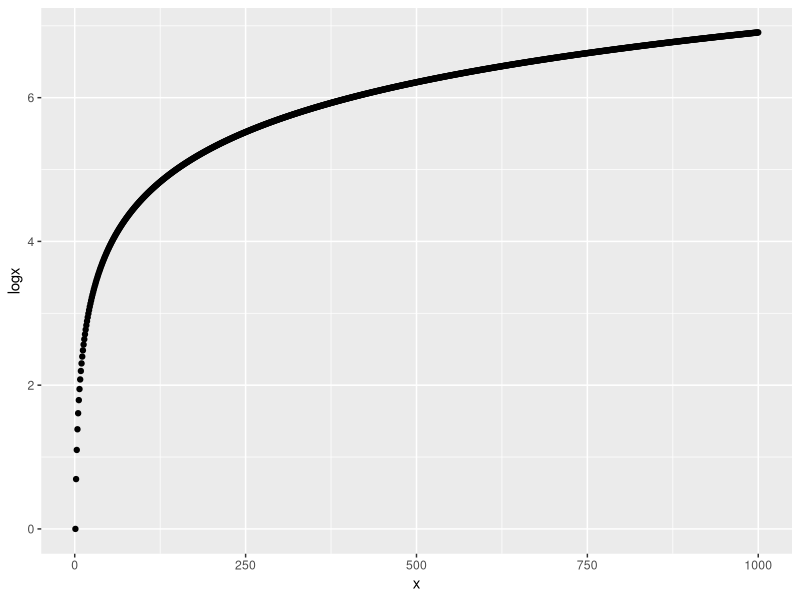
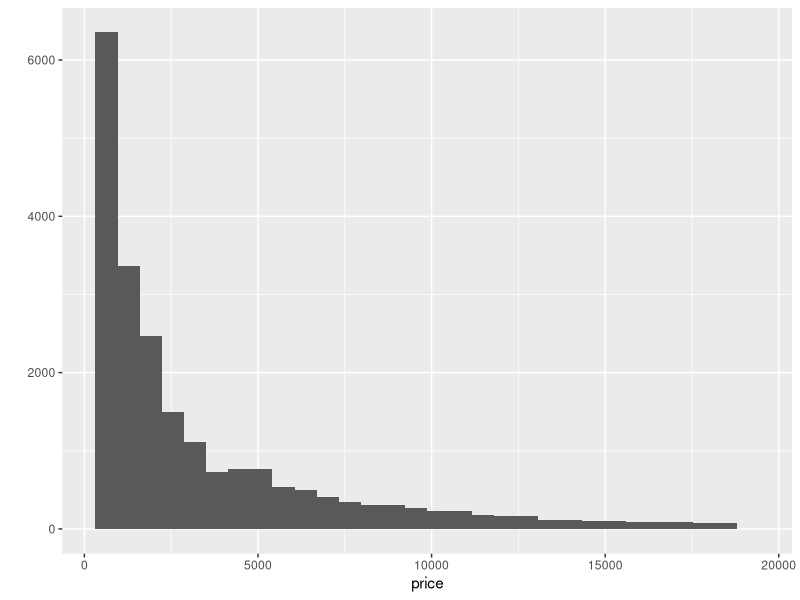
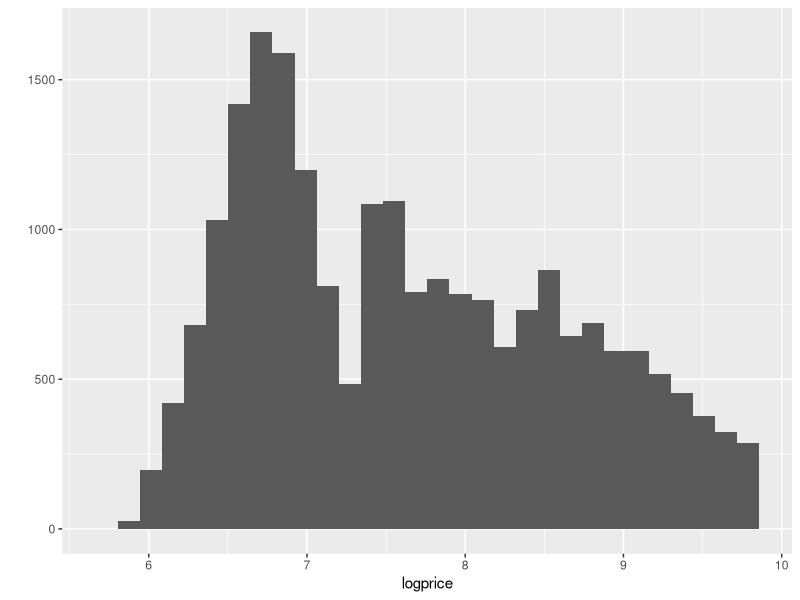
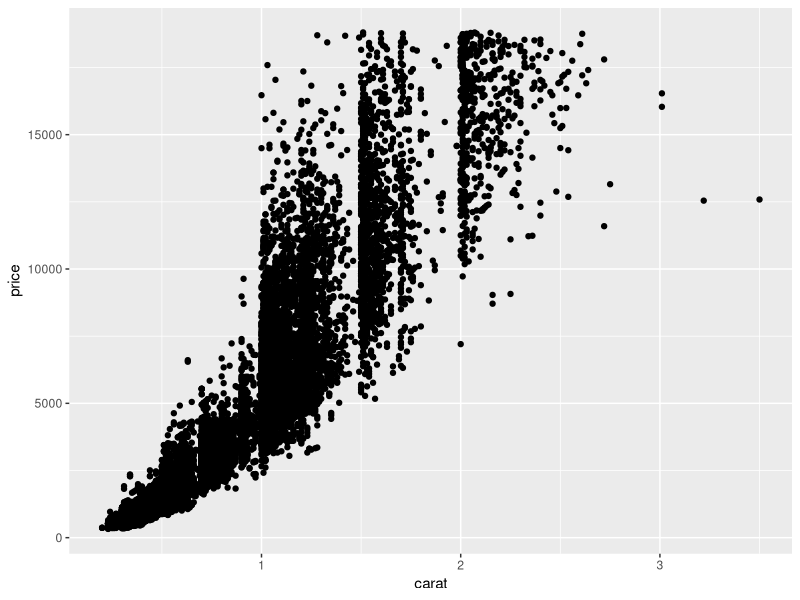
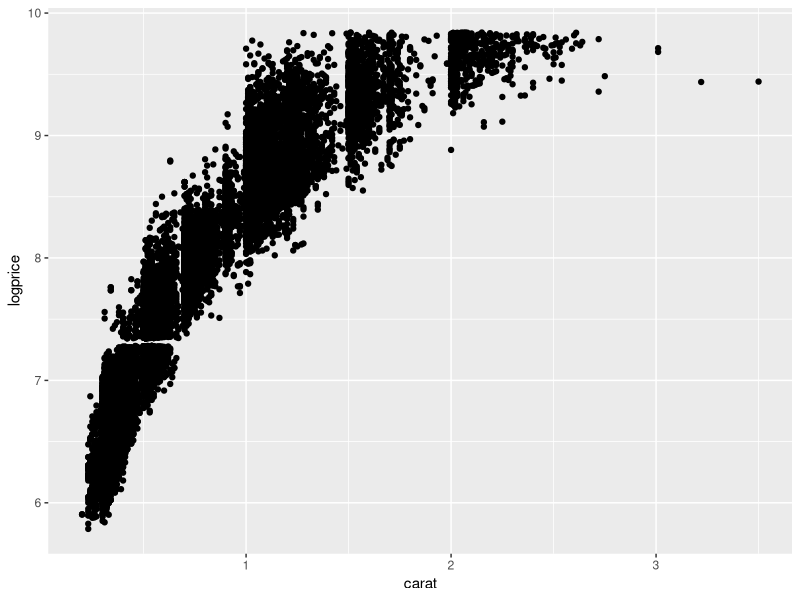
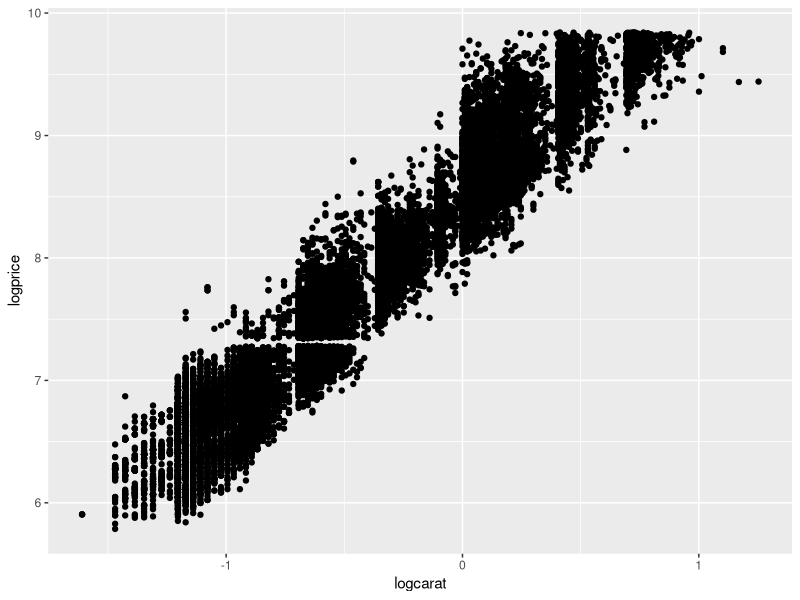
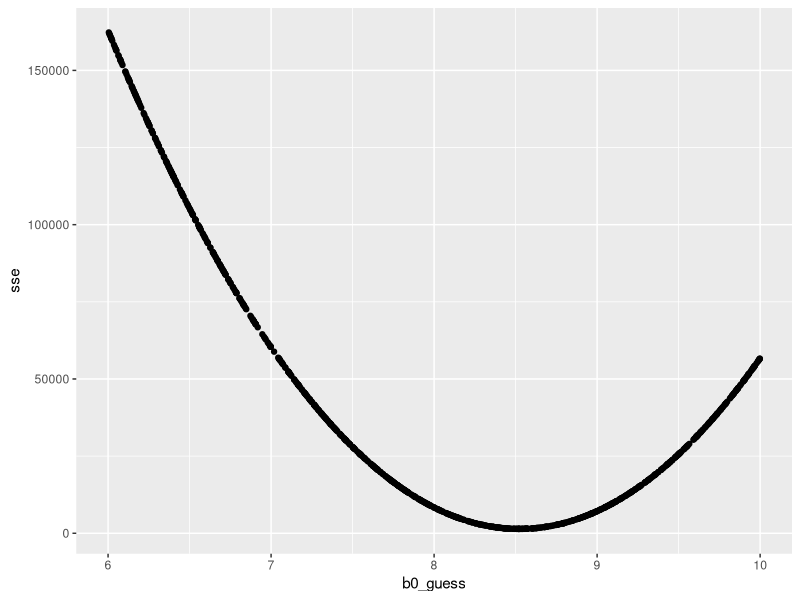
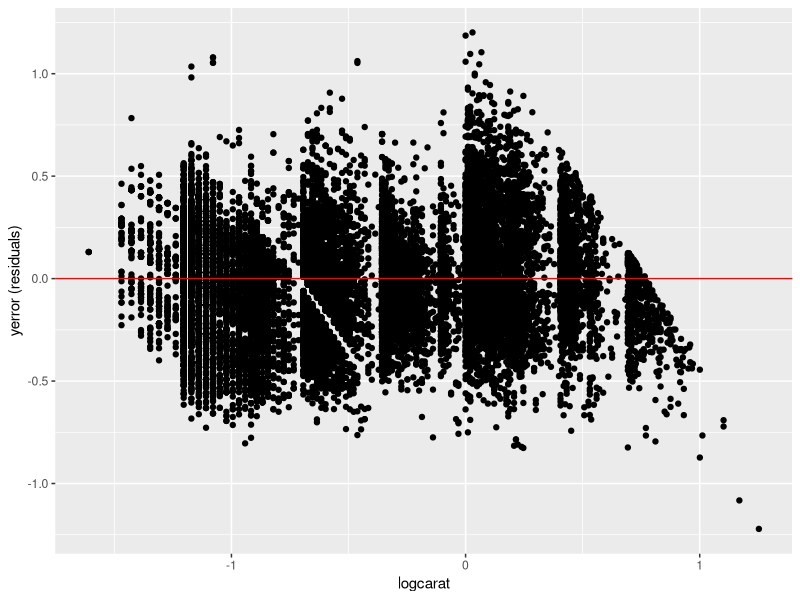

These charts were generated, in order, by the following R code:
## ---- chunk 1
knitr::opts_chunk$set(echo = TRUE)
## ---- chunk 2
## Including Plots

## You can also embed plots, for example:
## plot(pressure)

## Note that the `echo = FALSE` parameter was added to the code chunk to prevent printing of the R code that generated the plot.

## ---- chunk 3
library(tidyverse)
data("diamonds")
view(diamonds)
table(diamonds$cut)
ideal <- filter(diamonds, cut == "Ideal")
view(ideal)
mean(ideal$carat)
## ---- chunk 4
x <- 1:1000
logx <- log(x)
qplot(x, logx)
## ---- chunk 5
log(1) # log(1) == 0

log(2*3)
log(2) + log(3) # log(z*w) == log(z) + log(w)

log(2^3)
3 * log(2) # log(z^w) == w * log(z)

exp(log(5.4)) # exp(log(x)) == x, where exp() takes e (~= 2.72) and raises it to the value of the function's argument
## ---- chunk 6
ideal$logprice<-log(ideal$price)
ideal$logcarat<-log(ideal$carat)
view(ideal)
## ---- chunk 7
qplot(x = price, data = ideal)
qplot(x = logprice, data = ideal)
## ---- chunk 8
qplot(x = carat, y = price, data = ideal,xlab = "carat", ylab = "price")
qplot(x = carat, y = logprice, data = ideal,xlab = "carat", ylab = "logprice")
qplot(x = logcarat, y = logprice, data = ideal,xlab = "logcarat", ylab = "logprice")
## ---- chunk 9
m1 <- lm(formula = logprice ~ logcarat, data = ideal)
#str(m1)
summary(m1)
coef(m1)
model_coefs <- coef(m1)

## ---- chunk 10
model_coefs
## ---- chunk 11
exp(model_coefs[1])
## ---- chunk 12
carat_samples <- data.frame(logcarat=log(c(0.5,1.0,1.5)))
carat_samples
price_samples <- predict(m1,newdata = carat_samples)

print("Prediction of logprice for carat sizes of 0.5, 1 and 1.5 carats")
c(0.5,1.0,1.5)
print(price_samples)
print("Prediction of price for carat sizes of 0.5, 1 and 1.5 carats:")
c(0.5,1.0,1.5)
exp(price_samples)

## ---- chunk 13
model_score_int <- function(b0, x, y){
  b1 <- (mean(y) - b0) / mean(x)
  yhat <- b0 + b1 * x
  e <- y - yhat
  sum(e^2)
}
## ---- chunk 14
sse_sample <- model_score_int(b0 = 8, x = ideal$logcarat, y = ideal$logprice)
sse_sample

## ---- chunk 15
n_guess <- 1000
# 1000 random draws between 0 and 1000.
b0_guess <- runif(n = n_guess, min = 6, max = 10)
head(b0_guess)
## ---- chunk 16
sse <- map_dbl(b0_guess, model_score_int, x = ideal$logcarat, y = ideal$logprice)
length(sse)
head(sse)
# min(sse)
## ---- chunk 17
qplot(b0_guess, sse)
## ---- chunk 18
anova(m1)
## ---- chunk 19
ssr_m1 <- 19809.7/21220.4
ssr_m1
summary(m1)
## ---- chunk 20
ydata <- ideal$logprice

# we are not sending data to predict. So it uses the previous data and y of the original fit to the data.
yfit <- predict(m1)
yerror <- residuals(m1)
# for plotting purposes only
m2 <- lm(residuals(m1) ~ ideal$logcarat)

qplot(x=ideal$logcarat, y=yerror,xlab = "logcarat", ylab = "yerror (residuals)") + geom_abline(intercept=coef(m2)[1], slope=coef(m2)[2], color = "red")

## ---- chunk 21
diamonds %>%
  mutate(price_carat = price / carat) %>%
  group_by(cut) %>%
  summarize(m_price_carat = mean(price_carat))
